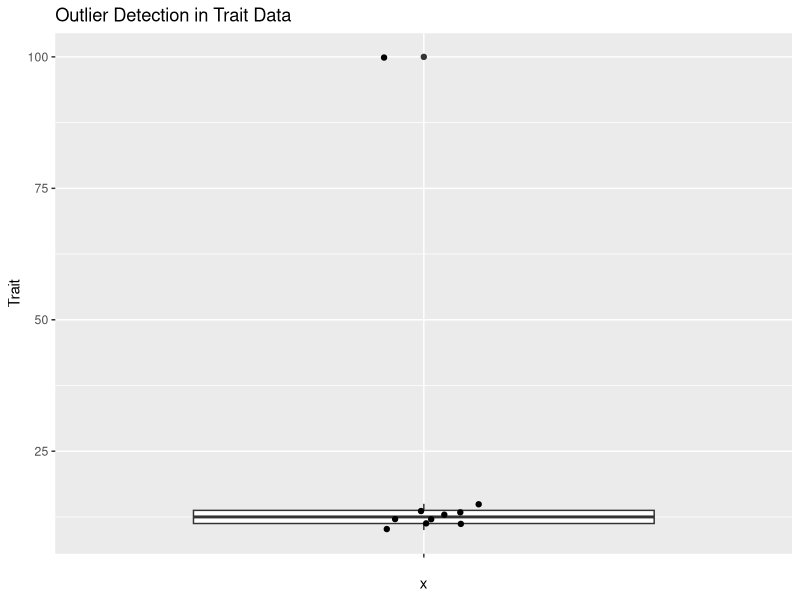

Here is the R script that generated this plot:
# Outlier detection in phenotype data

library(ggplot2)

# Simulated phenotype data
phenotype <- data.frame(
  ID = 1:10,
  Trait = c(10, 12, 11, 13, 12, 14, 13, 15, 100, 11)  # 100 is an outlier
)

# Boxplot
ggplot(phenotype, aes(x = "", y = Trait)) +
  geom_boxplot() +
  geom_jitter(width = 0.1) +
  labs(title = "Outlier Detection in Trait Data")

# Z-score method
phenotype$zscore <- scale(phenotype$Trait)
outliers <- phenotype[abs(phenotype$zscore) > 2, ]
print(outliers)
